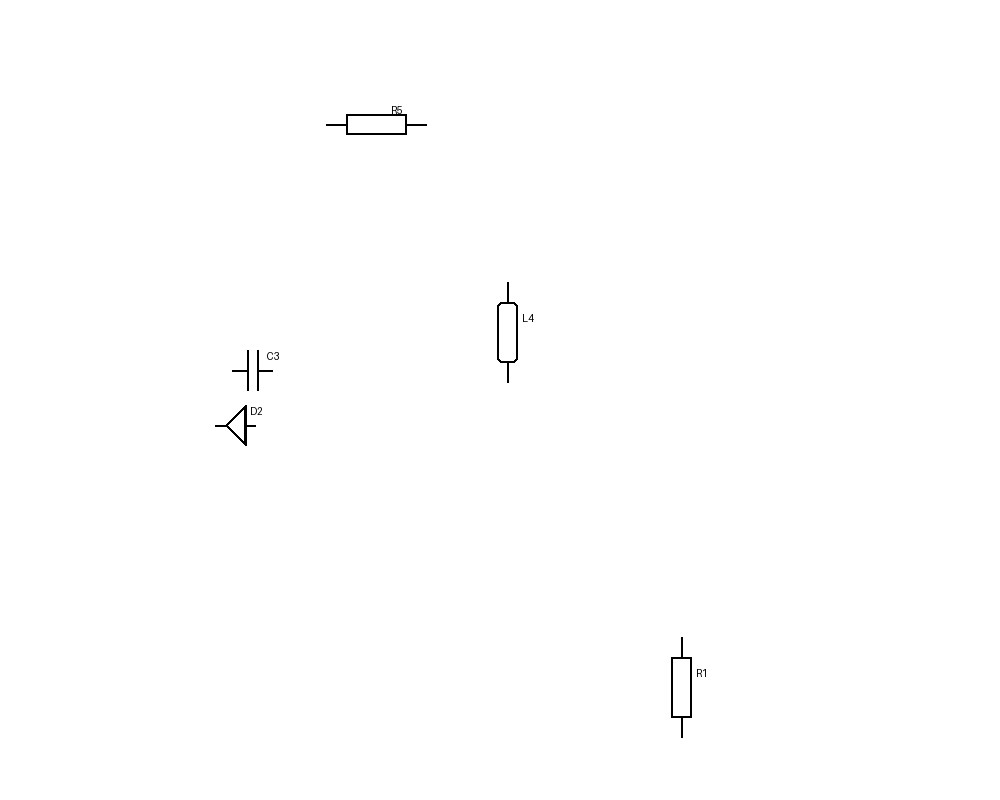
#> input picture test_debug.png, 1000 x 800 px; its folder holds only this picture in this run
$ python -i line_detection.py   (imports and definitions only)   (older library calls are emulated)
#> lines starting #> are read from the running program, lines starting #| are printed output that depends on the picture; after the words box and inside, x2 and y2 are one past the last pixel; in counts of white or black regions, pixels touching at a corner belong together
#> further down, picture is the input picture: shape (800, 1000, 3); min 0, max 255, mean 254.4
### talk_electronic/services/skeleton.py
from __future__ import annotations

from dataclasses import dataclass, field
from typing import Any, Dict, List, Sequence, Tuple

import cv2
import numpy as np

SkeletonArray = np.ndarray


@dataclass(slots=True)
class SkeletonConfig:
    """Konfiguracja procesu generowania szkieletu linii."""

    gaussian_kernel_size: Tuple[int, int] = (3, 3)
    gaussian_sigma: float = 0.0
    use_adaptive_threshold: bool = False
    adaptive_block_size: int = 25
    adaptive_c: int = 5
    binary_threshold: int = 127
    min_component_size: int = 16
    prefer_dark_lines: bool = True
    prune_short_branches: int = 0
    bridge_gaps: bool = True
    extract_contours: bool = False


@dataclass(slots=True)
class SkeletonResult:
    """Efekt działania `SkeletonEngine` wraz z metadanymi."""

    skeleton: SkeletonArray
    binary: SkeletonArray
    metadata: Dict[str, Any] = field(default_factory=dict)


class SkeletonEngine:
    """Odpowiada za sprowadzenie obrazu do jednopikselowego szkieletu."""

    def __init__(self, config: SkeletonConfig | None = None) -> None:
        self._config = config or SkeletonConfig()

    def run(self, image: np.ndarray) -> SkeletonResult:
        if image is None:
            raise ValueError("Parameter 'image' must contain numpy array")

        gray = _ensure_grayscale(image)
        blurred = cv2.GaussianBlur(
            gray,
            self._config.gaussian_kernel_size,
            self._config.gaussian_sigma,
        )

        binary = self._auto_binarize(blurred)
        filtered = _remove_small_components(binary, self._config.min_component_size)
        if self._config.extract_contours:
            extracted = _extract_contour_mask(filtered)
            if extracted.any():
                filtered = extracted
        skeleton = _zhang_suen_thinning(filtered)
        skeleton = _remove_diagonal_spurs(skeleton)
        pruned = _prune_short_branches(skeleton, self._config.prune_short_branches)
        if self._config.bridge_gaps:
            pruned = _bridge_corner_gaps(pruned)

        metadata: Dict[str, Any] = {
            "input_shape": tuple(int(dim) for dim in image.shape),
            "binary_pixels_before": int(binary.sum()),
            "binary_pixels_after": int(filtered.sum()),
            "skeleton_pixels": int(pruned.sum()),
        }

        return SkeletonResult(
            skeleton=(pruned * 255).astype(np.uint8),
            binary=(filtered * 255).astype(np.uint8),
            metadata=metadata,
        )

    def _auto_binarize(self, image: np.ndarray) -> np.ndarray:
        unique = np.unique(image)
#> unique = 154 values from 80 to 255
        if unique.size <= 2:
            return (image > 0).astype(np.uint8)

        if self._config.use_adaptive_threshold:
            thresholded = cv2.adaptiveThreshold(
                image,
                255,
                cv2.ADAPTIVE_THRESH_MEAN_C,
                cv2.THRESH_BINARY,
                self._config.adaptive_block_size,
                self._config.adaptive_c,
            )
        else:
            _, thresholded = cv2.threshold(
                image,
                self._config.binary_threshold,
                255,
                cv2.THRESH_BINARY | cv2.THRESH_OTSU,
            )
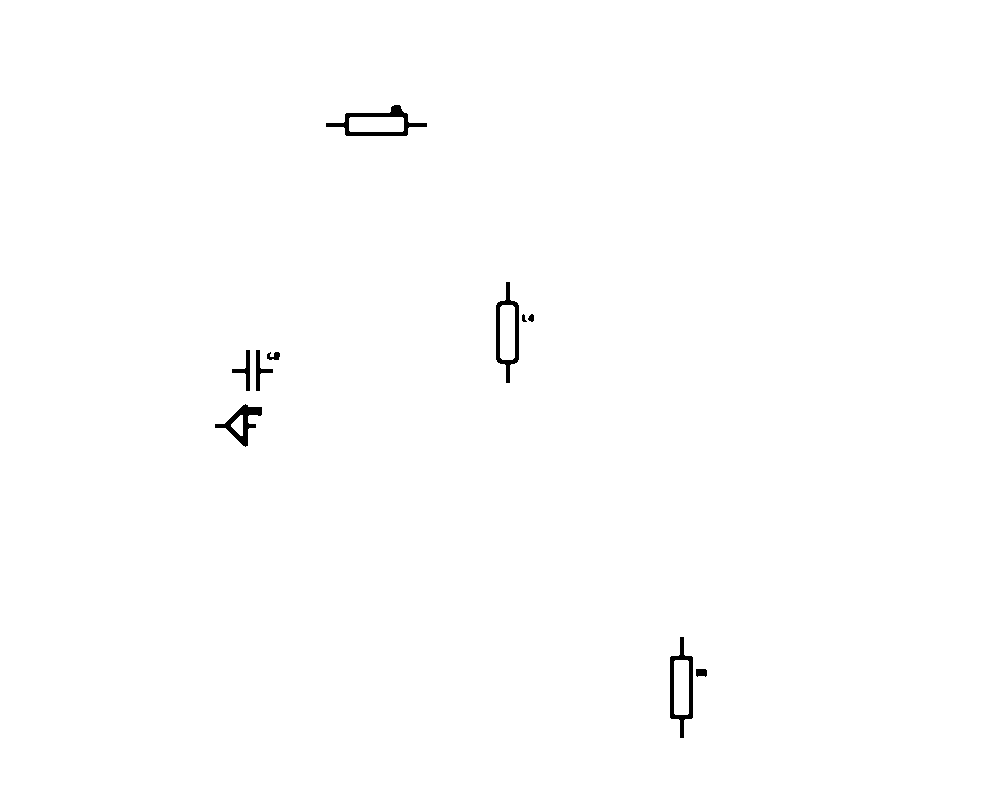
#> thresholded: shape (800, 1000); 99.5% white; 10 black regions, largest, box (x1, y1, x2, y2) and area: (326, 105, 427, 136) 863, (670, 637, 693, 738) 780, (496, 282, 519, 383) 760

        thresholded = thresholded.astype(np.uint8)

        if not self._config.prefer_dark_lines:
            return (thresholded > 0).astype(np.uint8)

        foreground = int(np.count_nonzero(thresholded))
#> foreground = 796316
        background = thresholded.size - foreground
#> background = 3684
        if foreground > background:
            thresholded = cv2.bitwise_not(thresholded)

        return (thresholded > 0).astype(np.uint8)


def _ensure_grayscale(image: np.ndarray) -> np.ndarray:
    if image.ndim == 2:
        return image
    if image.ndim == 3:
        return cv2.cvtColor(image, cv2.COLOR_BGR2GRAY)
    raise ValueError("Unsupported image shape for skeletonization")


def _remove_small_components(image: np.ndarray, min_pixels: int) -> np.ndarray:
#> called with min_pixels = 16
    if min_pixels <= 0:
        return image.copy()

    num_labels, labels, stats, _ = cv2.connectedComponentsWithStats(
        image.astype(np.uint8),
        connectivity=8,
    )
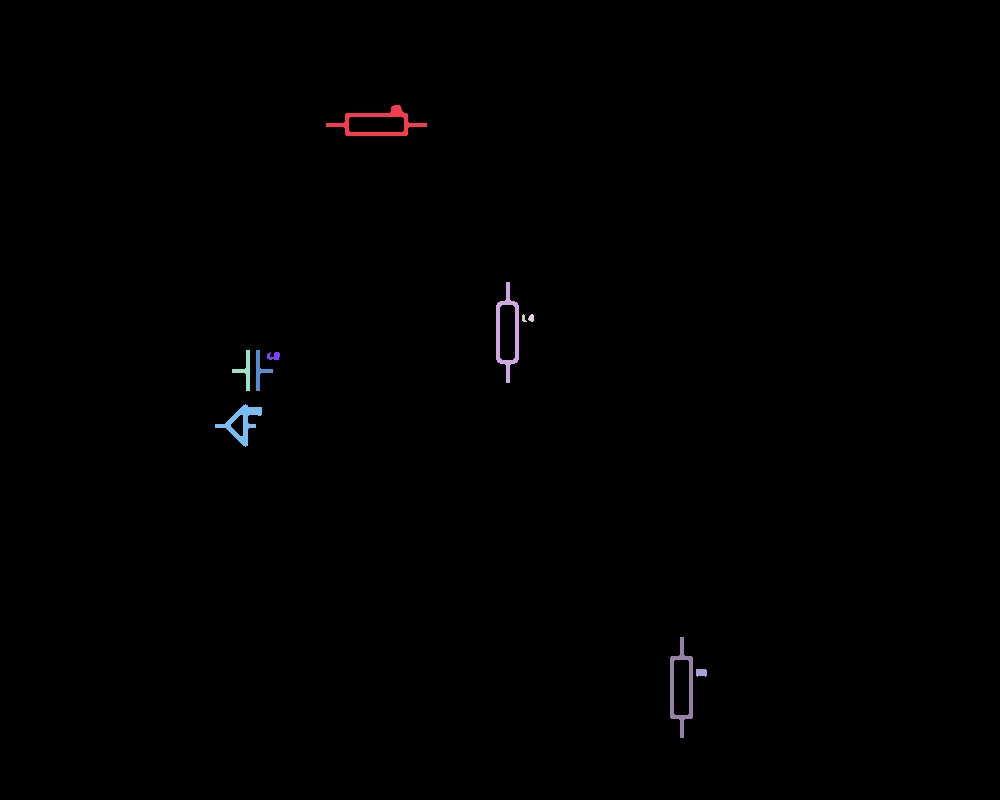
#> labels: shape (800, 1000) int32; 11 distinct labels, from 0 to 10; one colour per label, 0 black
#> num_labels = 11; stats = [[0, 0, 1000, 800, 796316], [326, 105, 101, 31, 863], [496, 282, 23, 101, 760], [522, 314, 5, 8, 24], [528, 314, 6, 8, 35], [232, 350, 18, 41, 222], [256, 350, 17, 41, 218], [267, 352, 13, 8, 73], [215, 404, 47, 43, 631], [670, 637, 23, 101, 780], [696, 669, 11, 8, 78]]

    filtered = np.zeros_like(image, dtype=np.uint8)
    for label_idx in range(1, num_labels):
        area = stats[label_idx, cv2.CC_STAT_AREA]
        if area >= min_pixels:
            filtered[labels == label_idx] = 1
#> this loop made 10 passes
#> area on passes 1 to 8: 863, 760, 24, 35, 222, 218, 73, 631
#> (the rest of the program and of its run is left out)
